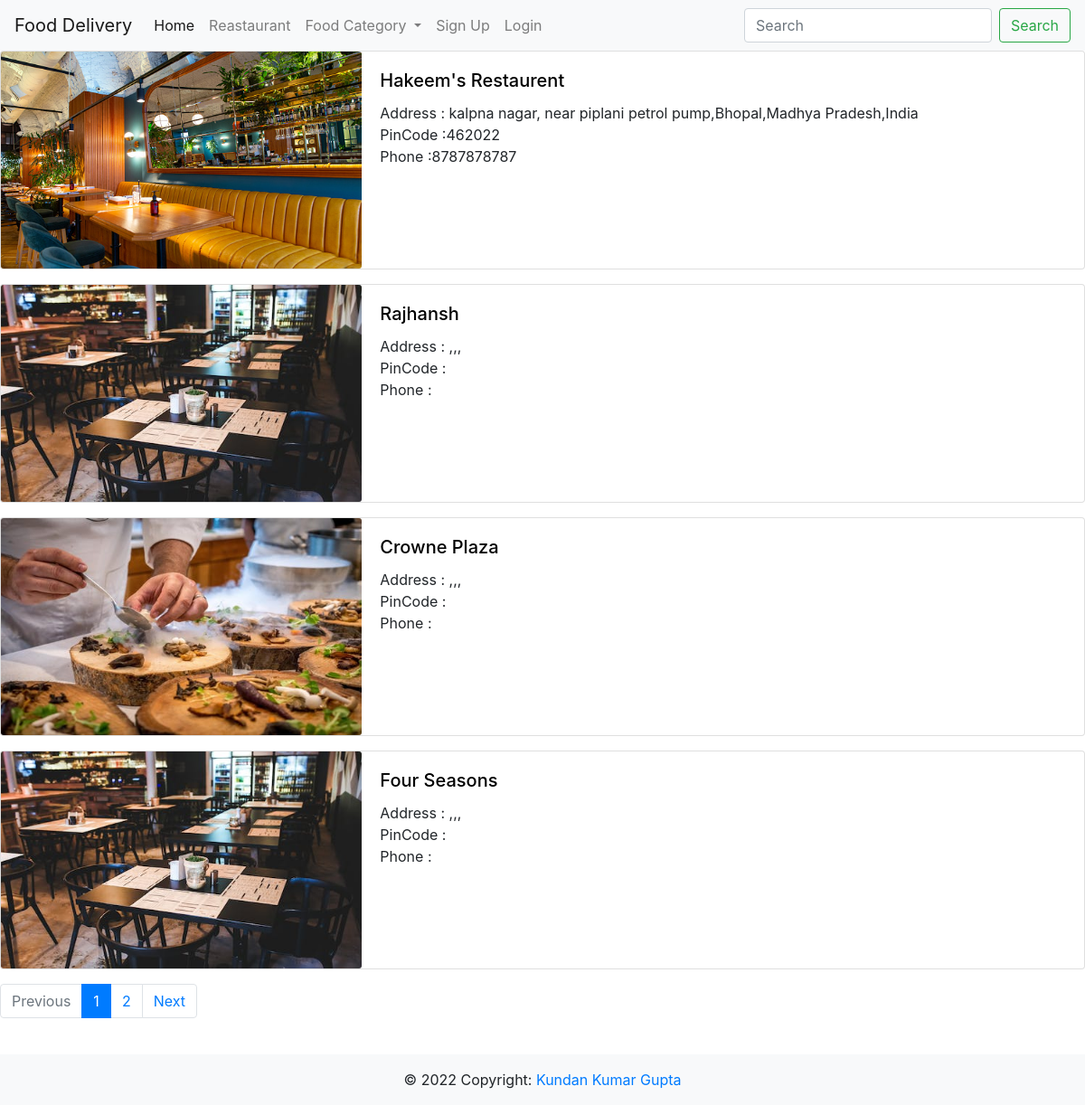
/restaurant/all/, run on the app's committed database.
### reastaurant/models.py (models this page shows, shortened)
class Restaurant(models.Model):
    name = models.CharField(max_length=100)
    image = models.ManyToManyField(Image, related_name="restaurant_image_name")
    address = models.OneToOneField(Address, null=True, blank=True, on_delete=models.SET_NULL, related_name="restaurant_address")
    phone = models.CharField(max_length=10,blank=True)
    food = models.ManyToManyField(Food,related_name="restaurants_foods")
    rating = models.IntegerField(null=True, blank=True)

class Image(models.Model):
    image = models.ImageField(upload_to="img")

### user/models.py (models this page shows, shortened)
class Address(models.Model):
    area = models.CharField(max_length=100, null=True, blank=True)
    city = models.CharField(max_length=100, null=True, blank=True)
    state = models.CharField(max_length=50,null=True, blank=True)
    country = models.CharField(max_length=50, null=True, blank=True)
    pincode = models.CharField(max_length=20, null=True, blank=True)

### reastaurant/views.py (the view)
# urls.py: path('all/',views.restaurants,name="restaurant_all"),
def restaurants(request):
    try:
        restaurants = Restaurant.objects.all().order_by('id')
        paginator = Paginator(restaurants, 4)
        page_number = request.GET.get('page')
        page_obj = paginator.get_page(page_number)
        return render(request,'restaurants.html',context={"page_obj":page_obj})
    except Exception as ex:
        logging.warning(ex)
        return render(request,'error.html')

### reastaurant/templates/restaurants.html
{% extends 'base.html' %}
{% block content %}
    {% for page in page_obj %}
    <div class="card mb-3">
        <div class="row no-gutters">
          <div class="col-md-4">
            <a href="{% url 'reastaurent:restaurant' page.id %}"><img src="{{page.image.all.0.image.url}}" class="card-img" style="max-height: 240px;" alt="..."></a>
          </div>
          <div class="col-md-8">
            <div class="card-body">
                <a href="" class ="text-decoration-none" style="color:black;" ><h5 class="card-title">{{page.name}} </h5></a>
                <p class="card-text">Address : {{page.address.area}},{{page.address.city}},{{page.address.state}},{{page.address.country}}<br/>PinCode :{{page.address.pincode}}<br/>Phone :{{page.phone}}</p>
            </div>
          </div>
        </div>
      </div>
    {% endfor %}
    <nav aria-label="...">
        <ul class="pagination">
            {% if page_obj.has_previous  %}
                <li class="page-item">
                    <a class="page-link" href="?page={{page_obj.previous_page_number}}" tabindex="-1">Previous</a>
                </li>
                <li class="page-item"><a class="page-link" href="#"> {{ page_obj.number | add:"-1" }} </a></li>
            {% else %}
                <li class="page-item disabled">
                    <a class="page-link" href="#" tabindex="-1">Previous</a>
                </li>
            {% endif %}
          <li class="page-item active">
            <a class="page-link" href="#">{{ page_obj.number }} <span class="sr-only">(current)</span></a>
          </li>
          {% if page_obj.has_next %}
            <li class="page-item"><a class="page-link" href="#">{{ page_obj.number | add:"1"}}</a></li>
            <li class="page-item">
                <a class="page-link" href="?page={{page_obj.next_page_number}}">Next</a>
            </li>
          {% else %}
            <li class="page-item disabled">
                <a class="page-link" href="#">Next</a>
            </li>
          {%  endif %}
        </ul>
      </nav>
      {% endblock content %}

### static/css/style.css (style rules this page uses)
p.card-text { white-space: pre-wrap !important; }

### data on the page
Restaurant: image.all.0.image (picture), name "Hakeem's Restaurent", address.area "kalpna nagar, near piplani petrol pump", address.city "Bhopal", address.state "Madhya Pradesh", address.country "India", address.pincode "462022", phone "8787878787"
Restaurant: image.all.0.image (picture), name "Rajhansh"
Restaurant: image.all.0.image (picture), name "Crowne Plaza"
Restaurant: image.all.0.image (picture), name "Four Seasons"

### other printed values
{{ page_obj.number }} "1"
{{ page_obj.number | add:"1" }} "2"
